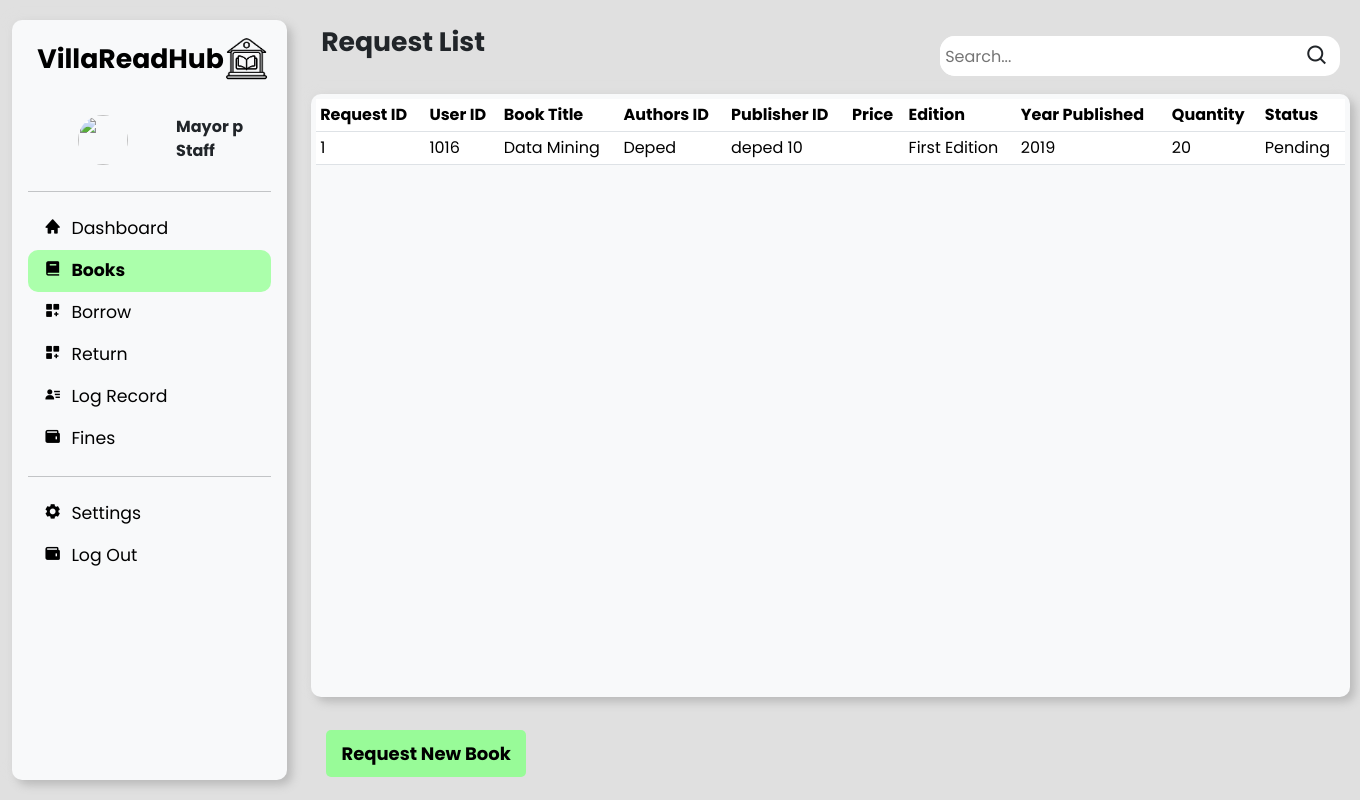
The app's page /staff/staff_request_list.php (signed in) with its own data.
### tables this page shows
CREATE TABLE `tbl_requestbooks`  (
  `Request_ID` int(11) NOT NULL AUTO_INCREMENT,
  `User_ID` int(11) NOT NULL,
  `Book_Title` varchar(255) NOT NULL,
  `Authors_ID` varchar(255) NOT NULL,
  `Publisher_ID` varchar(255) NOT NULL,
  `price` double NULL DEFAULT NULL,
  `tb_edition` varchar(255) NOT NULL,
  `Year_Published` year NOT NULL,
  `Quantity` int(11) NOT NULL,
  `tb_status` enum('Pending','Approved') NOT NULL,
  PRIMARY KEY (`Request_ID`) USING BTREE
);

### staff/staff_request_list.php (the view, shortened to what this page needs)
<!DOCTYPE html>
<html lang="en">
<head>
    <link href="https://cdn.jsdelivr.net/npm/bootstrap@5.3.2/dist/css/bootstrap.min.css" rel="stylesheet">
    <link href='https://unpkg.com/boxicons@2.1.4/css/boxicons.min.css' rel='stylesheet'>
    <link href="./staff.css" rel="stylesheet">
</head>
<body>
    <div class="d-flex flex-column flex-shrink-0 p-3 bg-body-tertiary" >
        <a href="/" class="d-flex align-items-center mb-3 mb-md-0 me-md-auto link-body-emphasis text-decoration-none">
            <h2>Villa<span>Read</span>Hub</h2>
            <img src="../images/lib-icon.png" style="width: 45px;" alt="lib-icon"/>
        </a>
        <div class="user-header mt-4 d-flex flex-row flex-wrap align-content-center justify-content-evenly">
            <img src="https://github.com/mdo.png" alt="" width="50" height="50" class="rounded-circle me-2">
            <strong><span><?php echo $_SESSION["staff_name"] ."<br/>"; echo $_SESSION["role"]; ?></span> </strong>
        </div>
        <hr>
        <ul class="nav nav-pills flex-column mb-auto">
            <li class="nav-item"> <a href="./staff_dashboard.php" class="nav-link link-body-emphasis " > <i class='bx bxs-home'></i>Dashboard </a> </li>
            <li class="nav-item active"> <a href="./staff_books.php" class="nav-link link-body-emphasis"><i class='bx bxs-book'></i>Books</a> </li>
            <li class="nav-item"> <a href="./staff_borrow_dash.php" class="nav-link link-body-emphasis"><i class='bx bxs-customize'></i>Borrow</a> </li>
            <li class="nav-item"> <a href="./staff_return.php" class="nav-link link-body-emphasis"><i class='bx bxs-customize'></i>Return</a> </li>
            <li class="nav-item"> <a href="./staff_log.php" class="nav-link link-body-emphasis"><i class='bx bxs-user-detail'></i>Log Record</a> </li>
            <li class="nav-item"> <a href="./staff_fines.php" class="nav-link link-body-emphasis"><i class='bx bxs-wallet'></i>Fines</a> </li>
            <hr>
            <li class="nav-item"> <a href="./staff_settings.php" class="nav-link link-body-emphasis"><i class='bx bxs-cog'></i>Settings</a> </li>
            <li class="nav-item"> <a href="../logout.php" class="nav-link link-body-emphasis"><i class='bx bxs-wallet'></i>Log Out</a> </li>
        </ul>
    </div>
    <div class="board container">
    <div class="header1">
            <div class="text">
                <div class="title">
                    <h2>Request List</h2>
                </div>
            </div>
            <div class="searchbar">
                <form action="">
                <input type="search" id="searchInput" placeholder="Search..." required>
                <i class='bx bx-search' id="search-icon"></i>
            </form>
            </div>
    </div>
    <div class="books container">
    <table class="table table-hover table-sm">
    <thead>
            <tr>
            <th>Request ID</th>
            <th>User ID</th>
            <th>Book Title</th>
            <th>Authors ID</th>
            <th>Publisher ID</th>
            <th>Price</th>
            <th>Edition</th>
            <th>Year Published</th>
            <th>Quantity</th>
            <th>Status</th>
            </tr>
        </thead>
        <tbody>
            <?php
                $conn =  mysqli_connect("localhost","root","","db_library_2", 3308);
                 $sql = "SELECT Request_ID, User_ID, Book_Title, Authors_ID, Publisher_ID, price, tb_edition, Year_Published, Quantity, tb_status FROM tbl_requestbooks";
                 $result = $conn->query($sql);
                if ($result->num_rows > 0) {
                    while($row = $result->fetch_assoc()) {
                        echo "<tr>
                                <td>".$row["Request_ID"]."</td>
                                <td>".$row["User_ID"]."</td>
                                <td>".$row["Book_Title"]."</td>
                                <td>".$row["Authors_ID"]."</td>
                                <td>".$row["Publisher_ID"]."</td>
                                <td>".$row["price"]."</td>
                                <td>".$row["tb_edition"]."</td>
                                <td>".$row["Year_Published"]."</td>
                                <td>".$row["Quantity"]."</td>
                                <td>".$row["tb_status"]."</td>
                            </tr>";
                    }
                    echo "</table>";
                } else {
                    echo "0 results";
                }
            ?>
    </div>
    <div class="container mt-3">
        <button class="btn" id="requestButton">Request New Book</button>
    </div>
</div>
</body>
</html>

### staff/staff.css (style rules this page uses)
body { width: 100vw; height: 100vh; background-color: #e0e0e0; font-family: "Poppins"; display: flex; align-items: center; justify-content: space-evenly; flex-wrap: wrap; flex-direction: column; }
.bg-body-tertiary { width: 275px; height: 95%; margin: 12px; border-radius: 10px; box-shadow: 5px 5px 10px #bababa, -5px -5px 10px #dfdfdf; }
.bg-body-tertiary >a { flex-wrap:wrap; justify-content: center; width: 250px; }
h2 { font-size: 20pt; font-weight: 700; margin: 0%; }
li.nav-item.active { background-color: #abffab; font-weight: bold; border-radius: 10px; }
.nav-link { font-size: 13pt; }
.nav-link > i { margin-right: 10px; }
.active { --bs-dropdown-link-active-bg: #8effa8; }
.board { width: 78%; height: 95%; display: grid; grid-template-columns: 1fr; grid-template-rows: 72px 1fr; gap: 2px; }
.board > .books { width: 1039px; height: 98%; overflow-y: auto; background-color: #f8f9fa; box-shadow: 5px 5px 10px #bababa, -5px -5px 10px #dfdfdf; padding: 5px; border-radius: 10px; display: flex; flex-wrap: wrap; align-content: flex-start; flex-direction: row; justify-content: center; }
.header1 { display: flex; flex-direction: row; align-content: center; align-items: center; justify-content: space-between; flex-wrap: wrap; padding :10px; }
.searchbar form { width: 400px; height: 40px; background-color: white; border-radius: 15px; display: flex; flex-direction: row; flex-wrap: wrap; align-content: center; align-items: center; gap:5px; }
.searchbar form input { width: 90%; height: 100%; padding: 5px; border-bottom-left-radius: 15px; border-top-left-radius: 15px; outline: none; border: none; }
.searchbar form #search-icon { width: 6%; font-size: 18pt; cursor: pointer; }
.text { height: 60px; display: flex; flex-direction: column; justify-content: space-between; }
.user-header { width: 265px; padding: 10px; }
.btn { width: 200px; height: auto; padding: 10px; margin: 3px; font-size: 18px; font-weight: 700; border-radius: 5px; background-color: palegreen; border: none; color:black; transition: all 0.50s ease; }

### records on screen
tbl_requestbooks: Request_ID "1", User_ID "1016", Book_Title "Data Mining", Authors_ID "Deped", Publisher_ID "deped 10", tb_edition "First Edition", Year_Published "2019", Quantity "20", tb_status "Pending"

### other values on screen
$_SESSION["staff_name"] "Mayor p"
$_SESSION["role"] "Staff"
